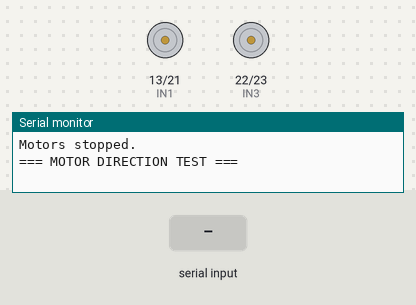
A sketch run on a simulated ESP32. On the bench: motor-driver pin pairs drawn as motors (green arrow = first pin HIGH = forward, orange = second pin HIGH = backward, longer = more drive, scaled by the enable pin), the last lines printed to the serial monitor. The test bench sets the inputs (shaded band).

Above: at 3.2 s.
3.3 s: "lf\n" received over Serial
At 3.8 s:
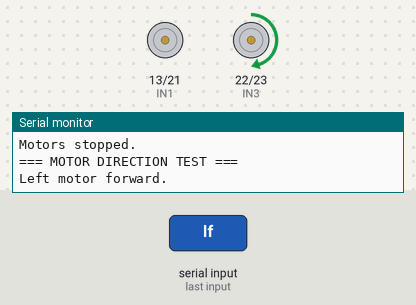
4.8 s: "lb\n" received over Serial
At 6.0 s:
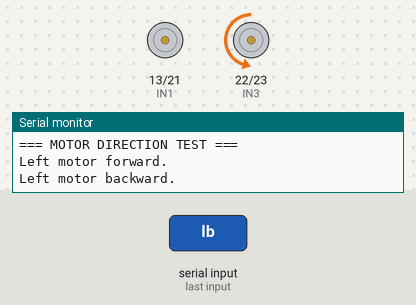
6.3 s: "rf\n" received over Serial
At 7.2 s:
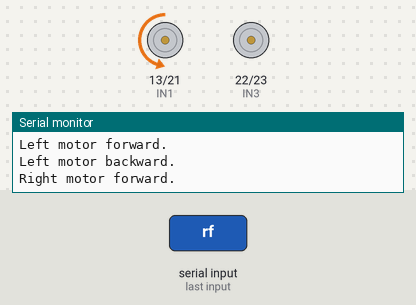
7.8 s: "rb\n" received over Serial
At 8.4 s:
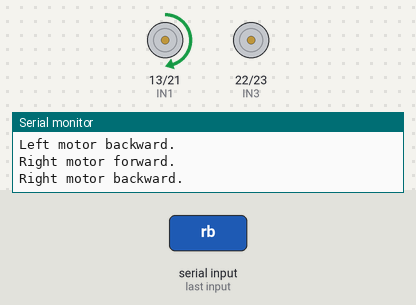
9.3 s: "f\n" received over Serial
At 10.5 s:
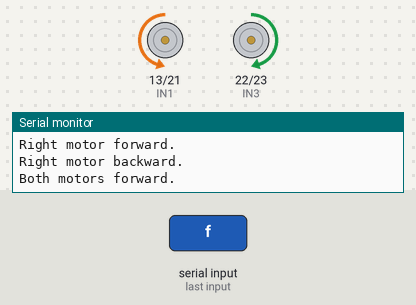
10.8 s: "b\n" received over Serial
At 11.9 s:
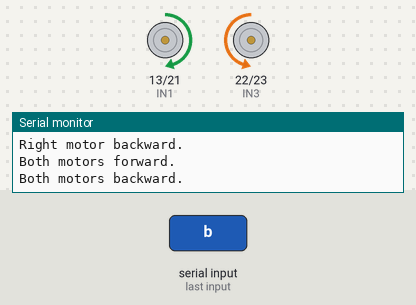
Timing chart, 0 to 13.3 s (numbered marks = the images above; inputs shaded):
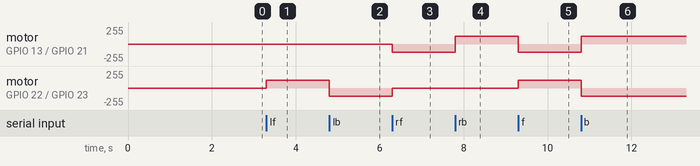

Measured:
- after the input at 3.3 s, motor on GPIO 22 (IN3) / GPIO 23 (IN4): stopped → forward 120/255 at once
- after the input at 4.8 s, motor on GPIO 22 (IN3) / GPIO 23 (IN4): forward 120/255 → backward 120/255 at once
- after the input at 6.3 s, motor on GPIO 13 (IN1) / GPIO 21 (IN2): stopped → backward 120/255 at once; motor on GPIO 22 (IN3) / GPIO 23 (IN4): backward 120/255 → stopped at once
- after the input at 7.8 s, motor on GPIO 13 (IN1) / GPIO 21 (IN2): backward 120/255 → forward 120/255 at once
- after the input at 9.3 s, motor on GPIO 13 (IN1) / GPIO 21 (IN2): forward 120/255 → backward 120/255 at once; motor on GPIO 22 (IN3) / GPIO 23 (IN4): stopped → forward 120/255 at once
- after the input at 10.8 s, motor on GPIO 13 (IN1) / GPIO 21 (IN2): backward 120/255 → forward 120/255 at once; motor on GPIO 22 (IN3) / GPIO 23 (IN4): forward 120/255 → backward 120/255 at once

The sketch:

02_motor_direction_test.ino
```cpp
// 02_motor_direction_test.ino
// Adafruit ESP32 Feather HUZZAH + L298N
// Serial Monitor: 115200 baud
//
// Purpose:
// Test that both motors can be controlled through the L298N.
// This test does not use encoder feedback.
//
// Robot wiring used in this file:
// Left motor  = L298N OUT3 / OUT4, controlled by IN3 / IN4 / ENB
// Right motor = L298N OUT1 / OUT2, controlled by IN1 / IN2 / ENA
//
// Serial commands:
// lf = left motor forward
// lb = left motor backward
// rf = right motor forward
// rb = right motor backward
// f  = both motors forward
// b  = both motors backward
// s  = stop motors

// ---------- L298N pins ----------
const int IN1 = 13;
const int IN2 = 21;
const int ENA = 14;

const int IN3 = 22;
const int IN4 = 23;
const int ENB = 32;

// ---------- PWM settings ----------
const int PWM_FREQUENCY = 1000;
const int PWM_RESOLUTION = 8;
const int TEST_SPEED = 120;   // low speed

void setLeftMotor(int speed)
{
  // Left motor is connected to OUT3 / OUT4, so it uses IN3 / IN4 / ENB.

  if (speed > 0)
  {
    digitalWrite(IN3, HIGH);
    digitalWrite(IN4, LOW);
    ledcWrite(ENB, speed);
  }
  else if (speed < 0)
  {
    digitalWrite(IN3, LOW);
    digitalWrite(IN4, HIGH);
    ledcWrite(ENB, -speed);
  }
  else
  {
    ledcWrite(ENB, 0);
    digitalWrite(IN3, LOW);
    digitalWrite(IN4, LOW);
  }
}

void setRightMotor(int speed)
{
  // Right motor is connected to OUT1 / OUT2, so it uses IN1 / IN2 / ENA.
  // Direction is reversed in software so that "forward" matches the robot direction.

  if (speed > 0)
  {
    digitalWrite(IN1, LOW);
    digitalWrite(IN2, HIGH);
    ledcWrite(ENA, speed);
  }
  else if (speed < 0)
  {
    digitalWrite(IN1, HIGH);
    digitalWrite(IN2, LOW);
    ledcWrite(ENA, -speed);
  }
  else
  {
    ledcWrite(ENA, 0);
    digitalWrite(IN1, LOW);
    digitalWrite(IN2, LOW);
  }
}

void stopMotors()
{
  setLeftMotor(0);
  setRightMotor(0);
  Serial.println("Motors stopped.");
}

void setup()
{
  Serial.begin(115200);
  delay(2000);

  pinMode(IN1, OUTPUT);
  pinMode(IN2, OUTPUT);
  pinMode(IN3, OUTPUT);
  pinMode(IN4, OUTPUT);

  ledcAttach(ENA, PWM_FREQUENCY, PWM_RESOLUTION);
  ledcAttach(ENB, PWM_FREQUENCY, PWM_RESOLUTION);

  stopMotors();

  Serial.println();
  Serial.println("=== MOTOR DIRECTION TEST ===");
}

void loop()
{
  if (Serial.available())
  {
    String command = Serial.readStringUntil('\n');
    command.trim();

    if (command == "lf")
    {
      setLeftMotor(TEST_SPEED);
      setRightMotor(0);
      Serial.println("Left motor forward.");
    }
    else if (command == "lb")
    {
      setLeftMotor(-TEST_SPEED);
      setRightMotor(0);
      Serial.println("Left motor backward.");
    }
    else if (command == "rf")
    {
      setLeftMotor(0);
      setRightMotor(TEST_SPEED);
      Serial.println("Right motor forward.");
    }
    else if (command == "rb")
    {
      setLeftMotor(0);
      setRightMotor(-TEST_SPEED);
      Serial.println("Right motor backward.");
    }
    else if (command == "f")
    {
      setLeftMotor(TEST_SPEED);
      setRightMotor(TEST_SPEED);
      Serial.println("Both motors forward.");
    }
    else if (command == "b")
    {
      setLeftMotor(-TEST_SPEED);
      setRightMotor(-TEST_SPEED);
      Serial.println("Both motors backward.");
    }
    else if (command == "s")
    {
      stopMotors();
    }
    else
    {
      Serial.println("Unknown command.");
    }
  }
}
```
